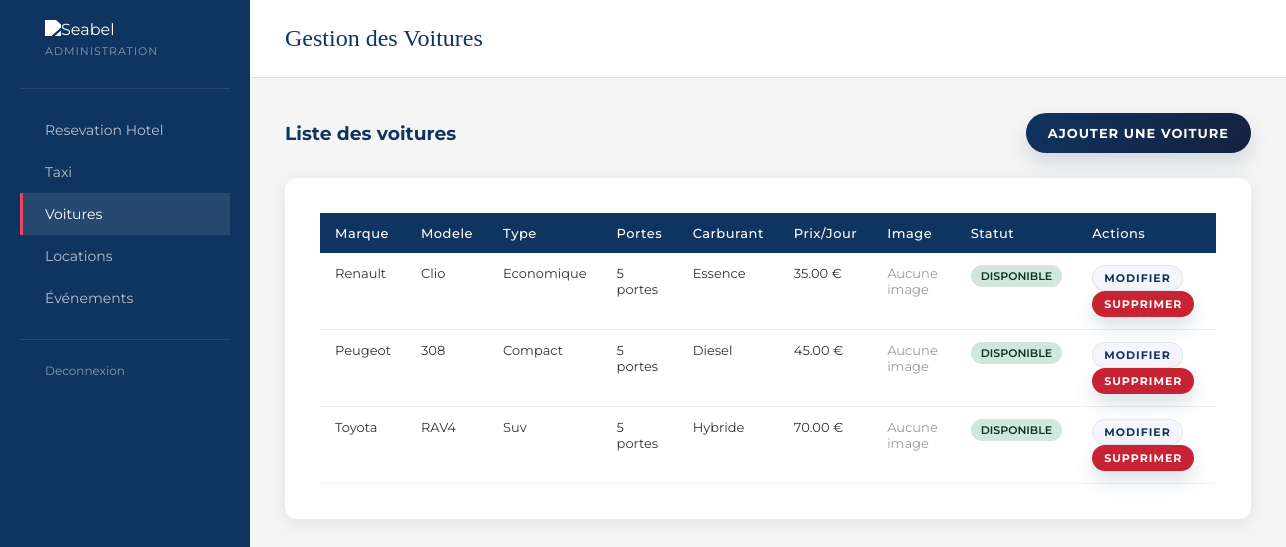
The app's page /index.php?route=cars (signed in) with its own data.
### tables this page shows
CREATE TABLE IF NOT EXISTS cars (
    id INT AUTO_INCREMENT PRIMARY KEY,
    marque VARCHAR(100) NOT NULL,
    modele VARCHAR(100) NOT NULL,
    type ENUM('economique', 'compact', 'berline', 'suv', 'luxe') DEFAULT 'economique',
    portes INT NOT NULL DEFAULT 4,
    carburant ENUM('essence', 'diesel', 'hybride', 'electrique') DEFAULT 'essence',
    prix_par_jour DECIMAL(10,2) NOT NULL,
    image VARCHAR(255) DEFAULT NULL,
    statut ENUM('disponible', 'louee', 'entretien') DEFAULT 'disponible',
    created_at TIMESTAMP DEFAULT CURRENT_TIMESTAMP
);

### src/app/Core/Controller.php (called while the page is built, shortened)
<?php
abstract class Controller
{
    protected function view(string $viewPath, array $data = []): void
    {
        extract($data, EXTR_SKIP);
        require dirname(__DIR__) . '/Views/' . $viewPath . '.php';
    }
}

### src/app/Controllers/CarController.php (called while the page is built, shortened)
<?php
final class CarController extends Controller
{
    private CarModel $cars;
    public function __construct()
    {
        $this->cars = new CarModel();
    }
    public function index(): void
    {
        $cars = $this->cars->findAll();
        $this->view('cars/index', [
            'cars' => $cars,
        ]);
    }
}

### src/index.php (called while the page is built, shortened)
<?php
require_once __DIR__ . '/bootstrap.php';
$router = new Router();
$authController = new AuthController();
$reservationController = new ReservationController();
$taxiController = new TaxiReservationController();
$dashboardController = new DashboardController();
$eventController = new EventController();
$siteController = new SiteController();
$eventAdminController = new EventAdminController();
$carController = new CarController();
$carRentalController = new CarRentalController();
$router->add('GET', '', static function (): void {
    if (isset($_SESSION['user_id'])) {
        redirect_to(($_SESSION['role'] ?? 'client') === 'admin' ? 'dashboard' : 'reservation');
    }
    redirect_to('login');
});
$router->add('GET', 'login', static function () use ($authController): void {
    $authController->login();
});
$router->add('POST', 'login', static function () use ($authController): void {
    $authController->login();
});
$router->add('GET', 'register', static function () use ($authController): void {
    $authController->register();
});
$router->add('POST', 'register', static function () use ($authController): void {
    $authController->register();
});
$router->add('GET', 'logout', static function () use ($authController): void {
    $authController->logout();
});
$router->add('GET', 'reservation', static function () use ($reservationController): void {
    $reservationController->index();
});
$router->add('POST', 'reservation', static function () use ($reservationController): void {
    $reservationController->index();
});
$router->add('GET', 'taxi', static function () use ($taxiController): void {
    $taxiController->index();
});
$router->add('POST', 'taxi', static function () use ($taxiController): void {
    $taxiController->index();
});
$router->add('GET', 'taxi/edit', static function () use ($taxiController): void {
    $taxiController->edit();
});
$router->add('POST', 'taxi/edit', static function () use ($taxiController): void {
    $taxiController->edit();
});
$router->add('POST', 'taxi/delete', static function () use ($taxiController): void {
    $taxiController->delete();
});
$router->add('GET', 'dashboard', static function () use ($dashboardController): void {
    $dashboardController->index();
});
$router->add('POST', 'dashboard', static function () use ($dashboardController): void {
    $dashboardController->index();
});
$router->add('GET', 'events', static function () use ($eventAdminController): void {
    $eventAdminController->index();
});
$router->add('POST', 'events', static function () use ($eventAdminController): void {
    $eventAdminController->index();
});
$router->add('GET', 'events-feed', static function () use ($eventController): void {
    $eventController->feed();
});
$router->add('GET', 'home', static function () use ($siteController): void {
    $siteController->home();
});
$router->add('GET', 'hotels', static function () use ($siteController): void {
    $siteController->hotels();
});
$router->add('GET', 'hotel-details', static function () use ($siteController): void {
    $siteController->hotelDetails();
});
$router->add('GET', 'events-public', static function () use ($siteController): void {
    $siteController->events();
});
$router->add('GET', 'dashboard/taxis', static function () use ($dashboardController): void {
    $dashboardController->taxis();
});
$router->add('GET', 'dashboard/rentals', static function () use ($dashboardController): void {
    $dashboardController->rentals();
});
$router->add('POST', 'dashboard/rentals', static function () use ($dashboardController): void {
    $dashboardController->rentals();
});
$router->add('GET', 'cars', static function () use ($carController): void {
    $carController->index();
});
$router->add('POST', 'cars', static function () use ($carController): void {
    header('Location: ' . app_url('cars/add'));
    exit;
});
$router->add('GET', 'cars/add', static function () use ($carController): void {
    $carController->add();
});
$router->add('POST', 'cars/add', static function () use ($carController): void {
    $carController->add();
});
$router->add('GET', 'cars/edit', static function () use ($carController): void {
    $carController->edit();
});
$router->add('POST', 'cars/edit', static function () use ($carController): void {
    $carController->edit();
});
$router->add('POST', 'cars/delete', static function () use ($carController): void {
    $carController->delete();
});
$router->add('GET', 'cars/rent', static function () use ($carRentalController): void {
    $carRentalController->index();
});
$router->add('POST', 'cars/rent/create', static function () use ($carRentalController): void {
    $carRentalController->create();
});
$router->add('POST', 'cars/rent/cancel', static function () use ($carRentalController): void {
    $carRentalController->cancel();
});
$router->add('GET', 'cars/rent/api/booked-dates', static function () use ($carRentalController): void {
    $carRentalController->getBookedDates();
});
$route = trim((string) ($_GET['route'] ?? ''), '/');
$method = strtoupper((string) ($_SERVER['REQUEST_METHOD'] ?? 'GET'));
$router->dispatch($method, $route);

### src/app/Core/Router.php (called while the page is built, shortened)
<?php
final class Router
{
    private array $routes = [];
    public function add(string $method, string $route, callable $handler): void
    {
        $key = strtoupper($method) . ':' . trim($route, '/');
        $this->routes[$key] = $handler;
    }
    public function dispatch(string $method, string $route): void
    {
        $key = strtoupper($method) . ':' . trim($route, '/');
        ($this->routes[$key])();
    }
}

### src/bootstrap.php (called while the page is built, shortened)
<?php
spl_autoload_register(static function (string $class): void {
    $prefix = 'App\\';
    $relativeClass = substr($class, strlen($prefix));
    $file = __DIR__ . '/app/' . str_replace('\\', '/', $relativeClass) . '.php';
});
if (!function_exists('app_url')) {
    function app_url(string $route = ''): string
    {
        $scriptName = $_SERVER['SCRIPT_NAME'] ?? '/src/index.php';
        $basePath = rtrim(str_replace('\\', '/', dirname($scriptName)), '/');
        $indexPath = ($basePath === '' ? '' : $basePath) . '/index.php';
        return $indexPath . '?route=' . urlencode($route);
    }
}
if (!function_exists('car_image_src')) {
    function car_image_src(?string $stored): ?string
    {
        if ($stored === null || $stored === '') {
            return null;
        }
        $stored = str_replace('\\', '/', trim($stored));
        return asset_url($stored);
    }
}

### src/app/Core/Database.php (called while the page is built, shortened)
<?php
final class Database
{
    private static ?PDO $connection = null;
    public static function getConnection(): PDO
    {
        if (self::$connection instanceof PDO) {
            return self::$connection;
        }
        $host = (string) (getenv('DB_HOST') ?: '');
        $user = (string) (getenv('DB_USER') ?: '');
        $passValue = getenv('DB_PASS');
        $pass = $passValue === false ? '' : (string) $passValue;
        $name = (string) (getenv('DB_NAME') ?: '');
        $host = $host === '' ? 'localhost' : $host;
        $user = $user === '' ? 'root' : $user;
        $name = $name === '' ? 'test' : $name;
        self::$connection = new PDO(
            sprintf('mysql:host=%s;dbname=%s;charset=utf8', $host, $name),
            (string) $user,
            (string) $pass,
            [PDO::ATTR_ERRMODE => PDO::ERRMODE_EXCEPTION]
        );
        return self::$connection;
    }
}

### src/app/Models/CarModel.php (called while the page is built, shortened)
<?php
final class CarModel
{
    private PDO $pdo;
    public function __construct()
    {
        $this->pdo = Database::getConnection();
    }
    public function findAll(): array
    {
        $stmt = $this->pdo->prepare('SELECT * FROM cars ORDER BY created_at DESC');
        $stmt->execute();
        return $stmt->fetchAll(PDO::FETCH_ASSOC);
    }
}

### src/app/Views/cars/index.php (the view, shortened to what this page needs)
<!DOCTYPE html>
<html lang="fr">
<head>
</head>
<body class="layout-seabel-admin">
    <?php include __DIR__ . '/../partials/sidebar.php'; ?>
    <main class="main">
        <div class="page-title">Gestion des Voitures</div>
        <div class="content">
            <div style="display: flex; justify-content: space-between; align-items: center; margin-bottom: 25px;">
                <h3 style="margin: 0; color: #0f3460;">Liste des voitures</h3>
                <a href="<?= htmlspecialchars(app_url('cars/add')) ?>" class="btn">Ajouter une voiture</a>
            </div>
        <div class="card">
            <?php if (empty($cars)): ?>
                <p style="color:#999; text-align:center; padding: 20px;">Aucune voiture pour le moment.</p>
            <?php else: ?>
            <table>
                <thead>
                    <tr>
                        <th>Marque</th>
                        <th>Modele</th>
                        <th>Type</th>
                        <th>Portes</th>
                        <th>Carburant</th>
                        <th>Prix/Jour</th>
                        <th>Image</th>
                        <th>Statut</th>
                        <th>Actions</th>
                    </tr>
                </thead>
                <tbody>
                    <?php foreach ($cars as $car): ?>
                    <tr>
                        <td><?= htmlspecialchars((string) $car['marque']) ?></td>
                        <td><?= htmlspecialchars((string) $car['modele']) ?></td>
                        <td><?= htmlspecialchars(ucfirst((string) $car['type'])) ?></td>
                        <td><?= (int) $car['portes'] ?> portes</td>
                        <td><?= htmlspecialchars(ucfirst((string) $car['carburant'])) ?></td>
                        <td><?= number_format((float) $car['prix_par_jour'], 2) ?> €</td>
                        <td>
                            <?php $carImg = car_image_src($car['image'] ?? null); ?>
                            <?php if ($carImg !== null): ?>
                                <img src="<?= htmlspecialchars($carImg) ?>" alt="Image de la voiture" style="max-width: 80px; max-height: 60px; object-fit: cover;">
                            <?php else: ?>
                                <span style="color:#999;">Aucune image</span>
                            <?php endif; ?>
                        </td>
                        <td>
                            <span class="badge badge-<?= htmlspecialchars((string) $car['statut']) ?>">
                                <?= htmlspecialchars(ucfirst((string) $car['statut'])) ?>
                            </span>
                        </td>
                        <td>
                            <a href="<?= htmlspecialchars(app_url('cars/edit') . '&id=' . (int) $car['id']) ?>" class="btn btn-secondary" style="margin-right: 8px; padding: 6px 12px; font-size: 11px;">Modifier</a>
                            <form method="POST" action="<?= htmlspecialchars(app_url('cars/delete')) ?>" style="display:inline;">
                                <button type="submit" class="btn btn-danger" style="padding: 6px 12px; font-size: 11px;">Supprimer</button>
                            </form>
                        </td>
                    </tr>
                    <?php endforeach; ?>
                </tbody>
            </table>
            <?php endif; ?>
        </div>
    </div>
</main>
</body>
</html>

### src/app/Views/partials/seabel_theme_styles.php (style rules this page uses)
:root { --seabel-navy: #0f3460; --seabel-navy-dark: #16213e; --seabel-bg: #f5f5f5; --seabel-accent: #e94560; --seabel-card-radius: 12px; --seabel-shadow: 0 4px 20px rgba(0, 0, 0, 0.08); }
* { margin: 0; padding: 0; box-sizing: border-box; }
body.layout-seabel-admin { font-family: 'Montserrat', sans-serif; background: var(--seabel-bg); color: #333; display: flex; min-height: 100vh; }
body.layout-seabel-admin .main { flex: 1; margin-left: 250px; }
body.layout-seabel-admin .page-title { background: #fff; padding: 25px 35px; border-bottom: 1px solid #e0e0e0; font-family: 'Playfair Display', serif; font-size: 24px; color: var(--seabel-navy); }
body.layout-seabel-admin .content { padding: 35px; }
.card { background: #fff; border-radius: var(--seabel-card-radius); padding: 35px; box-shadow: var(--seabel-shadow); margin-bottom: 35px; }
.btn { padding: 12px 22px; background: linear-gradient(135deg, var(--seabel-navy) 0%, var(--seabel-navy-dark) 100%); color: #fff; border: none; border-radius: 999px; font-family: 'Montserrat', sans-serif; font-size: 13px; font-weight: 700; letter-spacing: 1px; text-transform: uppercase; cursor: pointer; transition: transform 0.2s ease, box-shadow 0.2s ease, background 0.2s ease; box-shadow: 0 10px 20px rgba(15, 52, 96, 0.15); text-decoration: none; display: inline-block; text-align: center; }
.btn-secondary { background: #f4f6fb; color: var(--seabel-navy); box-shadow: inset 0 0 0 1px rgba(15, 52, 96, 0.08); }
.btn-danger { background: #c82333; color: #fff; }
table { width: 100%; border-collapse: collapse; font-size: 13px; }
th { background: var(--seabel-navy); color: #fff; padding: 12px 15px; text-align: left; font-weight: 500; letter-spacing: 0.5px; }
td { padding: 12px 15px; border-bottom: 1px solid #f0f0f0; vertical-align: top; }
.badge { padding: 4px 10px; border-radius: 20px; font-size: 11px; font-weight: 600; text-transform: uppercase; display: inline-block; }
.badge-disponible { background: #d1e7dd; color: #0a3622; }

### records on screen
cars: marque "Renault", modele "Clio", type "Economique", portes "5", carburant "Essence", prix_par_jour "35.00", statut "DISPONIBLE"
cars: marque "Peugeot", modele "308", type "Compact", portes "5", carburant "Diesel", prix_par_jour "45.00", statut "DISPONIBLE"
cars: marque "Toyota", modele "RAV4", type "Suv", portes "5", carburant "Hybride", prix_par_jour "70.00", statut "DISPONIBLE"
